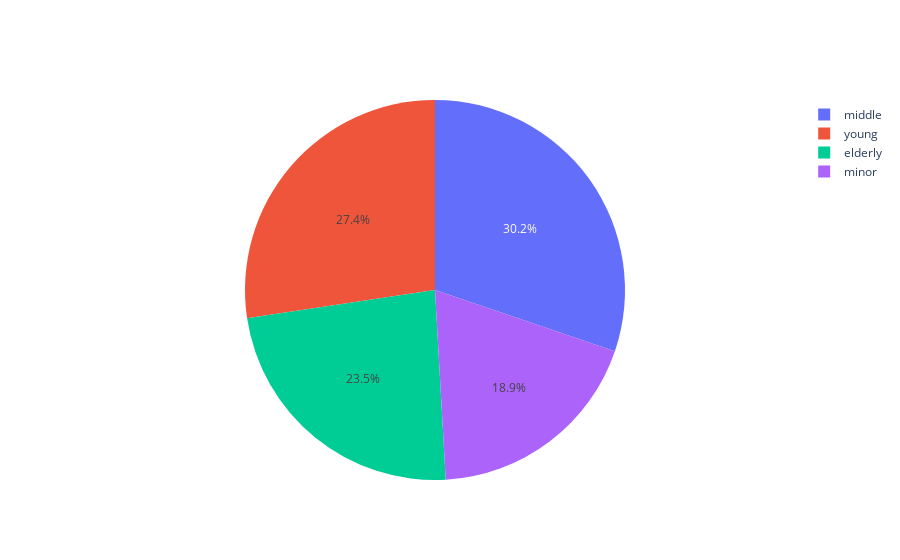

Source (notebook cell):
### Code cell
import plotly.graph_objects as go

labels = ['minor','young','middle','elderly']
values = [(len(minor)/41938)*100,(len(young)/41938)*100,(len(middle)/41938)*100,(len(elderly)/41938)*100]

fig = go.Figure(data=[go.Pie(labels=labels, values=values)])
fig.show()

### Figure 1 — Plotly figure (JSON) as saved in the notebook; plotly's stock layout.template omitted (floating-point values rounded to 4 significant figures)
{"data": [{"labels": ["minor", "young", "middle", "elderly"], "type": "pie", "values": [18.88, 27.37, 30.22, 23.53]}], "layout": {}}
